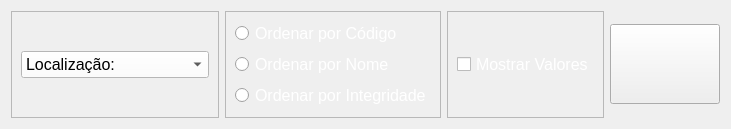
                <widget class="QWidget" name="tab_10">
                 <attribute name="title">
                  <string>Filtrar por Localização</string>
                 </attribute>
                 <layout class="QHBoxLayout" name="horizontalLayout_5">
                  <item>
                   <widget class="QFrame" name="frame_43">
                    <property name="frameShape">
                     <enum>QFrame::StyledPanel</enum>
                    </property>
                    <property name="frameShadow">
                     <enum>QFrame::Raised</enum>
                    </property>
                    <layout class="QVBoxLayout" name="verticalLayout_41">
                     <item>
                      <widget class="QComboBox" name="comboBox_3">
                       <property name="font">
                        <font>
                         <pointsize>12</pointsize>
                        </font>
                       </property>
                       <property name="styleSheet">
                        <string notr="true">background-color: rgb(255, 255, 255);</string>
                       </property>
                       <property name="currentText">
                        <string>Localização:</string>
                       </property>
                       <property name="currentIndex">
                        <number>0</number>
                       </property>
                       <property name="placeholderText">
                        <string>Selecione uma Opção</string>
                       </property>
                       <item>
                        <property name="text">
                         <string>Localização:</string>
                        </property>
                       </item>
                      </widget>
                     </item>
                    </layout>
                   </widget>
                  </item>
                  <item>
                   <widget class="QFrame" name="frame_44">
                    <property name="frameShape">
                     <enum>QFrame::StyledPanel</enum>
                    </property>
                    <property name="frameShadow">
                     <enum>QFrame::Raised</enum>
                    </property>
                    <layout class="QVBoxLayout" name="verticalLayout_42">
                     <item>
                      <widget class="QRadioButton" name="radioButton_10">
                       <property name="font">
                        <font>
                         <pointsize>12</pointsize>
                        </font>
                       </property>
                       <property name="styleSheet">
                        <string notr="true">color: rgb(255, 255, 255);</string>
                       </property>
                       <property name="text">
                        <string>Ordenar por Código</string>
                       </property>
                      </widget>
                     </item>
                     <item>
                      <widget class="QRadioButton" name="radioButton_11">
                       <property name="font">
                        <font>
                         <pointsize>12</pointsize>
                        </font>
                       </property>
                       <property name="styleSheet">
                        <string notr="true">color: rgb(255, 255, 255);</string>
                       </property>
                       <property name="text">
                        <string>Ordenar por Nome</string>
                       </property>
                      </widget>
                     </item>
                     <item>
                      <widget class="QRadioButton" name="radioButton_12">
                       <property name="font">
                        <font>
                         <pointsize>12</pointsize>
                        </font>
                       </property>
                       <property name="styleSheet">
                        <string notr="true">color: rgb(255, 255, 255);</string>
                       </property>
                       <property name="text">
                        <string>Ordenar por Integridade</string>
                       </property>
                      </widget>
                     </item>
                    </layout>
                   </widget>
                  </item>
                  <item>
                   <widget class="QFrame" name="frame_45">
                    <property name="frameShape">
                     <enum>QFrame::StyledPanel</enum>
                    </property>
                    <property name="frameShadow">
                     <enum>QFrame::Raised</enum>
                    </property>
                    <layout class="QVBoxLayout" name="verticalLayout_43">
                     <item>
                      <widget class="QCheckBox" name="checkBox_4">
                       <property name="font">
                        <font>
                         <pointsize>12</pointsize>
                        </font>
                       </property>
                       <property name="styleSheet">
                        <string notr="true">color: rgb(255, 255, 255);</string>
                       </property>
                       <property name="text">
                        <string>Mostrar Valores</string>
                       </property>
                      </widget>
                     </item>
                    </layout>
                   </widget>
                  </item>
                  <item>
                   <widget class="QPushButton" name="pushButton_4">
                    <property name="minimumSize">
                     <size>
                      <width>110</width>
                      <height>80</height>
                     </size>
                    </property>
                    <property name="styleSheet">
                     <string notr="true">image: url(:/imagens/imagens/impressoras.png);</string>
                    </property>
                    <property name="text">
                     <string/>
                    </property>
                   </widget>
                  </item>
                 </layout>
                </widget>
